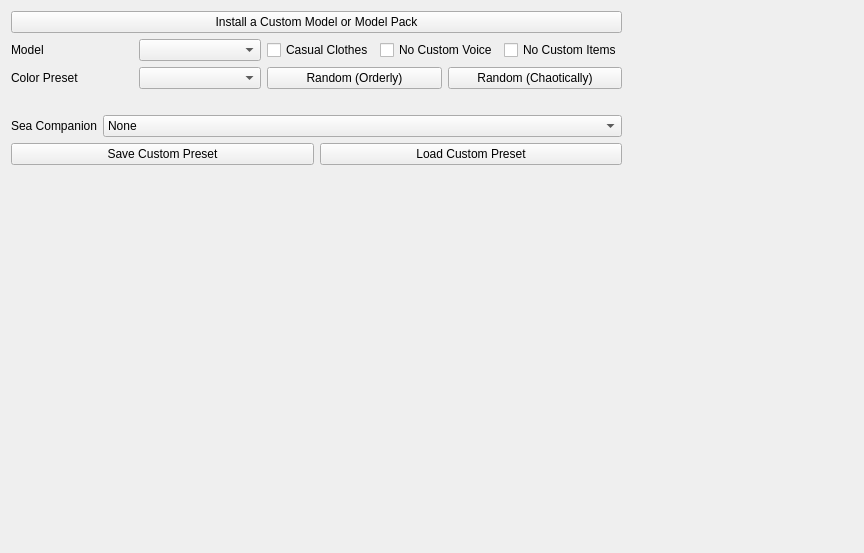
<?xml version="1.0" encoding="UTF-8"?>
<ui version="4.0">
 <class>CosmeticTab</class>
 <widget class="QWidget" name="CosmeticTab">
  <property name="geometry">
   <rect>
    <x>0</x>
    <y>0</y>
    <width>864</width>
    <height>553</height>
   </rect>
  </property>
  <property name="windowTitle">
   <string>Form</string>
  </property>
  <layout class="QHBoxLayout" name="horizontalLayout_14">
   <item>
    <layout class="QVBoxLayout" name="verticalLayout_10">
     <item>
      <layout class="QGridLayout" name="gridLayout_5">
       <item row="2" column="1">
        <layout class="QHBoxLayout" name="horizontalLayout_11">
         <item>
          <widget class="QPushButton" name="randomize_all_custom_colors_together">
           <property name="text">
            <string>Random (Orderly)</string>
           </property>
          </widget>
         </item>
         <item>
          <widget class="QPushButton" name="randomize_all_custom_colors_separately">
           <property name="text">
            <string>Random (Chaotically)</string>
           </property>
          </widget>
         </item>
        </layout>
       </item>
       <item row="2" column="0">
        <layout class="QHBoxLayout" name="horizontalLayout_10">
         <item>
          <widget class="QLabel" name="label_for_custom_color_preset">
           <property name="text">
            <string>Color Preset</string>
           </property>
          </widget>
         </item>
         <item>
          <widget class="QComboBox" name="custom_color_preset"/>
         </item>
        </layout>
       </item>
       <item row="1" column="0">
        <layout class="QHBoxLayout" name="horizontalLayout_12">
         <item>
          <widget class="QLabel" name="label_for_custom_player_model">
           <property name="text">
            <string>Model</string>
           </property>
          </widget>
         </item>
         <item>
          <widget class="QComboBox" name="custom_player_model"/>
         </item>
        </layout>
       </item>
       <item row="1" column="1">
        <layout class="QHBoxLayout" name="horizontalLayout_13">
         <item>
          <widget class="QCheckBox" name="player_in_casual_clothes">
           <property name="text">
            <string>Casual Clothes</string>
           </property>
          </widget>
         </item>
         <item>
          <widget class="QCheckBox" name="disable_custom_player_voice">
           <property name="text">
            <string>No Custom Voice</string>
           </property>
          </widget>
         </item>
         <item>
          <widget class="QCheckBox" name="disable_custom_player_items">
           <property name="text">
            <string>No Custom Items</string>
           </property>
          </widget>
         </item>
        </layout>
       </item>
       <item row="0" column="0" colspan="2">
        <widget class="QPushButton" name="install_custom_model">
         <property name="text">
          <string>Install a Custom Model or Model Pack</string>
         </property>
        </widget>
       </item>
       <item row="3" column="0" colspan="2">
        <widget class="QLabel" name="custom_model_comment">
         <property name="maximumSize">
          <size>
           <width>810</width>
           <height>16777215</height>
          </size>
         </property>
         <property name="text">
          <string/>
         </property>
         <property name="textFormat">
          <enum>Qt::TextFormat::PlainText</enum>
         </property>
         <property name="wordWrap">
          <bool>true</bool>
         </property>
        </widget>
       </item>
      </layout>
     </item>
     <item>
      <layout class="QHBoxLayout" name="horizontalLayout_sea_companion">
       <item>
        <widget class="QLabel" name="label_for_sea_companion">
         <property name="text">
          <string>Sea Companion</string>
         </property>
        </widget>
       </item>
       <item>
        <widget class="QComboBox" name="sea_companion">
         <property name="sizePolicy">
          <sizepolicy hsizetype="Preferred" vsizetype="Fixed">
           <horstretch>1</horstretch>
           <verstretch>0</verstretch>
          </sizepolicy>
         </property>
         <item>
          <property name="text">
           <string>None</string>
          </property>
         </item>
         <item>
          <property name="text">
           <string>Medli</string>
          </property>
         </item>
         <item>
          <property name="text">
           <string>Makar</string>
          </property>
         </item>
         <item>
          <property name="text">
           <string>Both</string>
          </property>
         </item>
         <item>
          <property name="text">
           <string>Random</string>
          </property>
         </item>
        </widget>
       </item>
      </layout>
     </item>
     <item>
      <layout class="QVBoxLayout" name="custom_colors_layout"/>
     </item>
     <item>
      <layout class="QHBoxLayout" name="horizontalLayout_18">
       <item>
        <widget class="QPushButton" name="save_custom_color_preset">
         <property name="text">
          <string>Save Custom Preset</string>
         </property>
        </widget>
       </item>
       <item>
        <widget class="QPushButton" name="load_custom_color_preset">
         <property name="text">
          <string>Load Custom Preset</string>
         </property>
        </widget>
       </item>
      </layout>
     </item>
     <item>
      <spacer name="verticalSpacer_4">
       <property name="orientation">
        <enum>Qt::Orientation::Vertical</enum>
       </property>
       <property name="sizeHint" stdset="0">
        <size>
         <width>20</width>
         <height>40</height>
        </size>
       </property>
      </spacer>
     </item>
    </layout>
   </item>
   <item>
    <layout class="QVBoxLayout" name="verticalLayout_11">
     <item>
      <widget class="QLabel" name="custom_model_preview_label">
       <property name="sizePolicy">
        <sizepolicy hsizetype="Fixed" vsizetype="Preferred">
         <horstretch>0</horstretch>
         <verstretch>0</verstretch>
        </sizepolicy>
       </property>
       <property name="minimumSize">
        <size>
         <width>225</width>
         <height>350</height>
        </size>
       </property>
       <property name="text">
        <string/>
       </property>
      </widget>
     </item>
     <item>
      <spacer name="verticalSpacer_5">
       <property name="orientation">
        <enum>Qt::Orientation::Vertical</enum>
       </property>
       <property name="sizeHint" stdset="0">
        <size>
         <width>20</width>
         <height>40</height>
        </size>
       </property>
      </spacer>
     </item>
    </layout>
   </item>
  </layout>
 </widget>
 <resources/>
 <connections/>
</ui>
